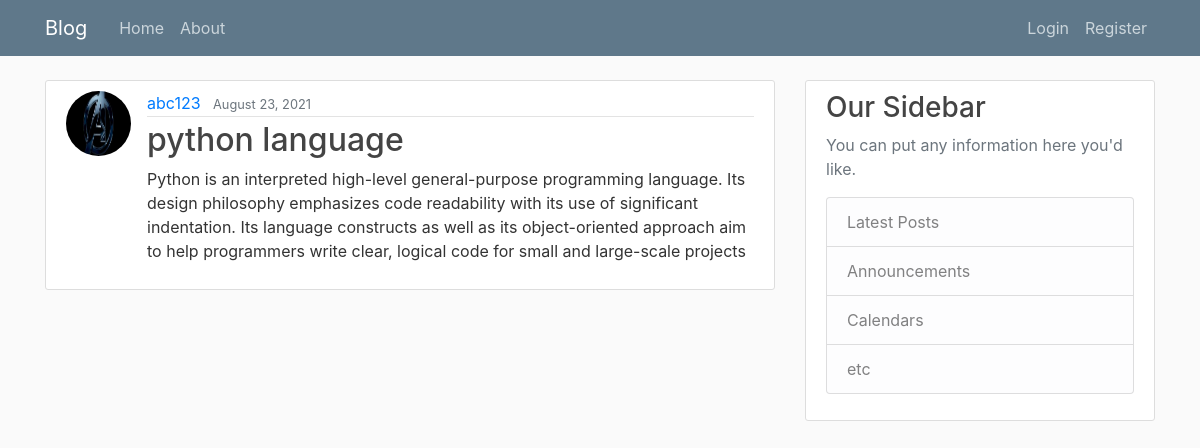
Screenshot of /post/15/ with the database file from the repository.
### blog/models.py (models this page shows, shortened)
class Post(models.Model):
    title=models.CharField(max_length=100)
    content=models.TextField()
    date_posted=models.DateTimeField(default=timezone.now)
    author=models.ForeignKey(User,on_delete=models.CASCADE)

### users/models.py (models this page shows, shortened)
class Profile(models.Model):
    user = models.OneToOneField(User,on_delete=models.CASCADE)
    image = models.ImageField(default='default.jpg',upload_to='profile_pics')

### blog/views.py (the view)
# urls.py: path('post/<int:pk>/', PostDetailView.as_view(),name='post_detail'),
class PostDetailView(DetailView):
    model = Post

### template/blog/post_detail.html (shortened to what this page needs)
{% extends "blog/base.html" %}
{% block content %}
    <article class="media content-section">
      <img class="rounded-circle article-img" src="{{ object.author.profile.image.url }}" alt="">
        <div class="media-body">
          <div class="article-metadata">
            <a class="mr-2" href="{% url 'user_posts' object.author.username %}">{{ object.author }}</a>
            <small class="text-muted">{{ object.date_posted|date:"F d, Y" }}</small>
          </div>
          <h2 class="article-title"> {{ object.title }}</h2>
          <p class="article-content">{{ object.content }}</p>
        </div>
      </article>
{% endblock content %}

### static/css/main.css (style rules this page uses)
body { background: #fafafa; color: #333333; margin-top: 5rem; }
h1, h2, h3, h4, h5, h6 { color: #444444; }
.content-section { background: #ffffff; padding: 10px 20px; border: 1px solid #dddddd; border-radius: 3px; margin-bottom: 20px; }
.article-title { color: #444444; }
.article-content { white-space: pre-line; }
.article-img { height: 65px; width: 65px; margin-right: 16px; }
.article-metadata { padding-bottom: 1px; margin-bottom: 4px; border-bottom: 1px solid #e3e3e3 }

### rows the page displays
Post: author.profile.image (picture), author "abc123", date_posted "August 23, 2021", title "python language", content "Python is an interpreted high-level general-purpose programming language. Its design philosophy emphasizes code readability with its use of significant indentation. Its language constructs as well as its object-oriented approach aim to help programmers write clear, logical code for small and large-scale projects"
